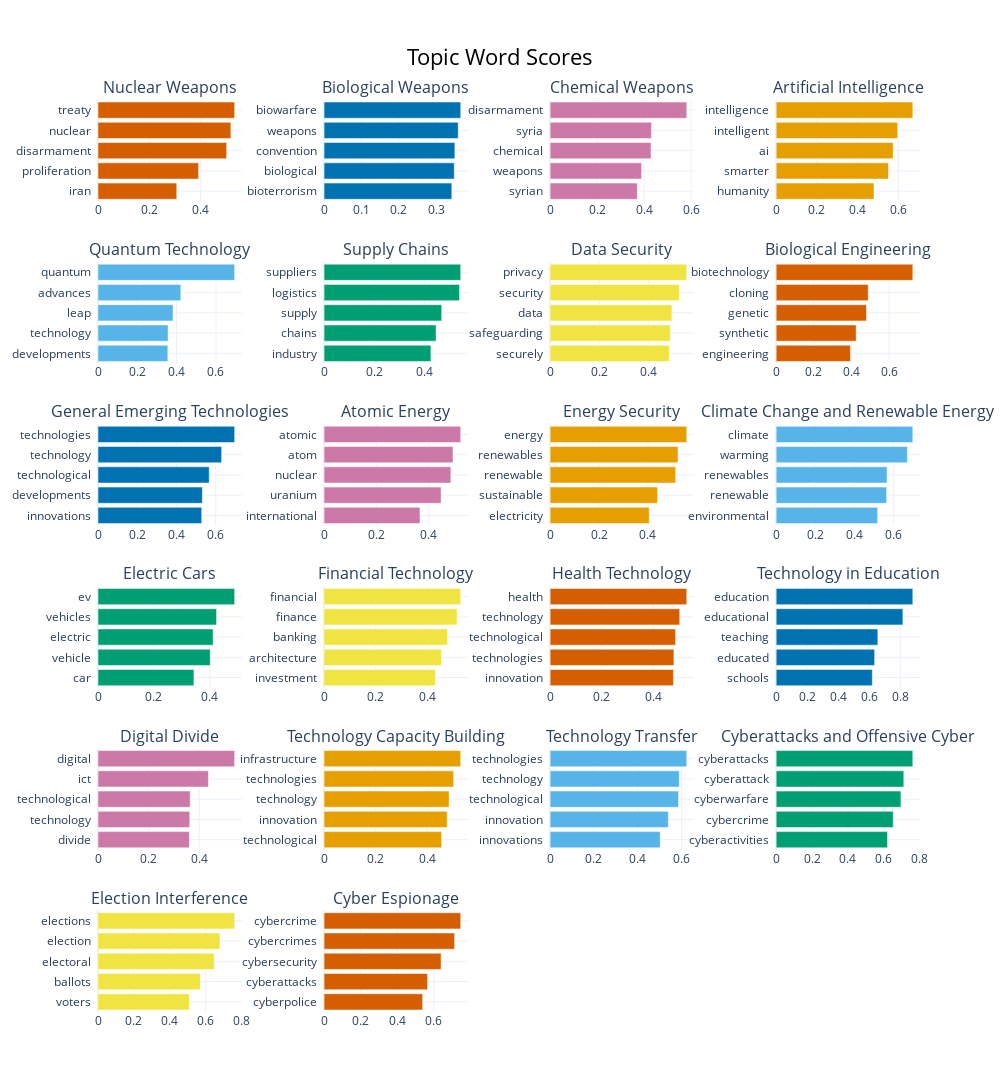

The notebook cell this image was saved under:
### Markdown cell above
## Barchart - showing if topics seem correct

### Code cell
topic_model.visualize_barchart(topics=zeroshot_topic_ids, custom_labels = True )

### Figure 1 — Plotly figure (JSON) as saved in the notebook; plotly's stock layout.template omitted (floating-point values rounded to 4 significant figures)
{"data": [{"marker": {"color": "#D55E00"}, "orientation": "h", "type": "bar", "x": [0.3067, 0.3917, 0.5011, 0.5174, 0.5322], "xaxis": "x", "y": ["iran  ", "proliferation  ", "disarmament  ", "nuclear  ", "treaty  "], "yaxis": "y"}, {"marker": {"color": "#0072B2"}, "orientation": "h", "type": "bar", "x": [0.3423, 0.3489, 0.3504, 0.3593, 0.3661], "xaxis": "x2", "y": ["bioterrorism  ", "biological  ", "convention  ", "weapons  ", "biowarfare  "], "yaxis": "y2"}, {"marker": {"color": "#CC79A7"}, "orientation": "h", "type": "bar", "x": [0.3709, 0.389, 0.4293, 0.4311, 0.5813], "xaxis": "x3", "y": ["syrian  ", "weapons  ", "chemical  ", "syria  ", "disarmament  "], "yaxis": "y3"}, {"marker": {"color": "#E69F00"}, "orientation": "h", "type": "bar", "x": [0.4805, 0.5516, 0.5746, 0.5969, 0.6713], "xaxis": "x4", "y": ["humanity  ", "smarter  ", "ai  ", "intelligent  ", "intelligence  "], "yaxis": "y4"}, {"marker": {"color": "#56B4E9"}, "orientation": "h", "type": "bar", "x": [0.3553, 0.3566, 0.3814, 0.4212, 0.6952], "xaxis": "x5", "y": ["developments  ", "technology  ", "leap  ", "advances  ", "quantum  "], "yaxis": "y5"}, {"marker": {"color": "#009E73"}, "orientation": "h", "type": "bar", "x": [0.4259, 0.4464, 0.4688, 0.5398, 0.5446], "xaxis": "x6", "y": ["industry  ", "chains  ", "supply  ", "logistics  ", "suppliers  "], "yaxis": "y6"}, {"marker": {"color": "#F0E442"}, "orientation": "h", "type": "bar", "x": [0.4834, 0.4873, 0.4938, 0.5236, 0.5542], "xaxis": "x7", "y": ["securely  ", "safeguarding  ", "data  ", "security  ", "privacy  "], "yaxis": "y7"}, {"marker": {"color": "#D55E00"}, "orientation": "h", "type": "bar", "x": [0.3946, 0.425, 0.4794, 0.4888, 0.7256], "xaxis": "x8", "y": ["engineering  ", "synthetic  ", "genetic  ", "cloning  ", "biotechnology  "], "yaxis": "y8"}, {"marker": {"color": "#0072B2"}, "orientation": "h", "type": "bar", "x": [0.5286, 0.532, 0.5669, 0.6302, 0.6966], "xaxis": "x9", "y": ["innovations  ", "developments  ", "technological  ", "technology  ", "technologies  "], "yaxis": "y9"}, {"marker": {"color": "#CC79A7"}, "orientation": "h", "type": "bar", "x": [0.3661, 0.4466, 0.4839, 0.492, 0.5214], "xaxis": "x10", "y": ["international  ", "uranium  ", "nuclear  ", "atom  ", "atomic  "], "yaxis": "y10"}, {"marker": {"color": "#E69F00"}, "orientation": "h", "type": "bar", "x": [0.405, 0.4392, 0.5134, 0.5229, 0.5586], "xaxis": "x11", "y": ["electricity  ", "sustainable  ", "renewable  ", "renewables  ", "energy  "], "yaxis": "y11"}, {"marker": {"color": "#56B4E9"}, "orientation": "h", "type": "bar", "x": [0.5198, 0.5656, 0.568, 0.6718, 0.6997], "xaxis": "x12", "y": ["environmental  ", "renewable  ", "renewables  ", "warming  ", "climate  "], "yaxis": "y12"}, {"marker": {"color": "#009E73"}, "orientation": "h", "type": "bar", "x": [0.3432, 0.4016, 0.4119, 0.4242, 0.489], "xaxis": "x13", "y": ["car  ", "vehicle  ", "electric  ", "vehicles  ", "ev  "], "yaxis": "y13"}, {"marker": {"color": "#F0E442"}, "orientation": "h", "type": "bar", "x": [0.4306, 0.4541, 0.4778, 0.5145, 0.5287], "xaxis": "x14", "y": ["investment  ", "architecture  ", "banking  ", "finance  ", "financial  "], "yaxis": "y14"}, {"marker": {"color": "#D55E00"}, "orientation": "h", "type": "bar", "x": [0.478, 0.4799, 0.4863, 0.5024, 0.5298], "xaxis": "x15", "y": ["innovation  ", "technologies  ", "technological  ", "technology  ", "health  "], "yaxis": "y15"}, {"marker": {"color": "#0072B2"}, "orientation": "h", "type": "bar", "x": [0.6198, 0.6347, 0.6555, 0.817, 0.881], "xaxis": "x16", "y": ["schools  ", "educated  ", "teaching  ", "educational  ", "education  "], "yaxis": "y16"}, {"marker": {"color": "#CC79A7"}, "orientation": "h", "type": "bar", "x": [0.3609, 0.3623, 0.3641, 0.4362, 0.5398], "xaxis": "x17", "y": ["divide  ", "technology  ", "technological  ", "ict  ", "digital  "], "yaxis": "y17"}, {"marker": {"color": "#E69F00"}, "orientation": "h", "type": "bar", "x": [0.4554, 0.4768, 0.4842, 0.5019, 0.5293], "xaxis": "x18", "y": ["technological  ", "innovation  ", "technology  ", "technologies  ", "infrastructure  "], "yaxis": "y18"}, {"marker": {"color": "#56B4E9"}, "orientation": "h", "type": "bar", "x": [0.5025, 0.5394, 0.5861, 0.5893, 0.6235], "xaxis": "x19", "y": ["innovations  ", "innovation  ", "technological  ", "technology  ", "technologies  "], "yaxis": "y19"}, {"marker": {"color": "#009E73"}, "orientation": "h", "type": "bar", "x": [0.6198, 0.652, 0.6947, 0.7108, 0.7609], "xaxis": "x20", "y": ["cyberactivities  ", "cybercrime  ", "cyberwarfare  ", "cyberattack  ", "cyberattacks  "], "yaxis": "y20"}, {"marker": {"color": "#F0E442"}, "orientation": "h", "type": "bar", "x": [0.5083, 0.5699, 0.6473, 0.679, 0.7607], "xaxis": "x21", "y": ["voters  ", "ballots  ", "electoral  ", "election  ", "elections  "], "yaxis": "y21"}, {"marker": {"color": "#D55E00"}, "orientation": "h", "type": "bar", "x": [0.5386, 0.5651, 0.6389, 0.713, 0.7463], "xaxis": "x22", "y": ["cyberpolice  ", "cyberattacks  ", "cybersecurity  ", "cybercrimes  ", "cybercrime  "], "yaxis": "y22"}], "layout": {"annotations": [{"font": {"size": 16}, "showarrow": false, "text": "Nuclear Weapons", "x": 0.0875, "xanchor": "center", "xref": "paper", "y": 1, "yanchor": "bottom", "yref": "paper"}, {"font": {"size": 16}, "showarrow": false, "text": "Biological Weapons", "x": 0.3625, "xanchor": "center", "xref": "paper", "y": 1, "yanchor": "bottom", "yref": "paper"}, {"font": {"size": 16}, "showarrow": false, "text": "Chemical Weapons", "x": 0.6375, "xanchor": "center", "xref": "paper", "y": 1, "yanchor": "bottom", "yref": "paper"}, {"font": {"size": 16}, "showarrow": false, "text": "Artificial Intelligence", "x": 0.9125, "xanchor": "center", "xref": "paper", "y": 1, "yanchor": "bottom", "yref": "paper"}, {"font": {"size": 16}, "showarrow": false, "text": "Quantum Technology", "x": 0.0875, "xanchor": "center", "xref": "paper", "y": 0.8222, "yanchor": "bottom", "yref": "paper"}, {"font": {"size": 16}, "showarrow": false, "text": "Supply Chains", "x": 0.3625, "xanchor": "center", "xref": "paper", "y": 0.8222, "yanchor": "bottom", "yref": "paper"}, {"font": {"size": 16}, "showarrow": false, "text": "Data Security", "x": 0.6375, "xanchor": "center", "xref": "paper", "y": 0.8222, "yanchor": "bottom", "yref": "paper"}, {"font": {"size": 16}, "showarrow": false, "text": "Biological Engineering", "x": 0.9125, "xanchor": "center", "xref": "paper", "y": 0.8222, "yanchor": "bottom", "yref": "paper"}, {"font": {"size": 16}, "showarrow": false, "text": "General Emerging Technologies", "x": 0.0875, "xanchor": "center", "xref": "paper", "y": 0.6444, "yanchor": "bottom", "yref": "paper"}, {"font": {"size": 16}, "showarrow": false, "text": "Atomic Energy", "x": 0.3625, "xanchor": "center", "xref": "paper", "y": 0.6444, "yanchor": "bottom", "yref": "paper"}, {"font": {"size": 16}, "showarrow": false, "text": "Energy Security", "x": 0.6375, "xanchor": "center", "xref": "paper", "y": 0.6444, "yanchor": "bottom", "yref": "paper"}, {"font": {"size": 16}, "showarrow": false, "text": "Climate Change and Renewable Energy", "x": 0.9125, "xanchor": "center", "xref": "paper", "y": 0.6444, "yanchor": "bottom", "yref": "paper"}, {"font": {"size": 16}, "showarrow": false, "text": "Electric Cars", "x": 0.0875, "xanchor": "center", "xref": "paper", "y": 0.4667, "yanchor": "bottom", "yref": "paper"}, {"font": {"size": 16}, "showarrow": false, "text": "Financial Technology", "x": 0.3625, "xanchor": "center", "xref": "paper", "y": 0.4667, "yanchor": "bottom", "yref": "paper"}, {"font": {"size": 16}, "showarrow": false, "text": "Health Technology", "x": 0.6375, "xanchor": "center", "xref": "paper", "y": 0.4667, "yanchor": "bottom", "yref": "paper"}, {"font": {"size": 16}, "showarrow": false, "text": "Technology in Education", "x": 0.9125, "xanchor": "center", "xref": "paper", "y": 0.4667, "yanchor": "bottom", "yref": "paper"}, {"font": {"size": 16}, "showarrow": false, "text": "Digital Divide", "x": 0.0875, "xanchor": "center", "xref": "paper", "y": 0.2889, "yanchor": "bottom", "yref": "paper"}, {"font": {"size": 16}, "showarrow": false, "text": "Technology Capacity Building", "x": 0.3625, "xanchor": "center", "xref": "paper", "y": 0.2889, "yanchor": "bottom", "yref": "paper"}, {"font": {"size": 16}, "showarrow": false, "text": "Technology Transfer", "x": 0.6375, "xanchor": "center", "xref": "paper", "y": 0.2889, "yanchor": "bottom", "yref": "paper"}, {"font": {"size": 16}, "showarrow": false, "text": "Cyberattacks and Offensive Cyber", "x": 0.9125, "xanchor": "center", "xref": "paper", "y": 0.2889, "yanchor": "bottom", "yref": "paper"}, {"font": {"size": 16}, "showarrow": false, "text": "Election Interference", "x": 0.0875, "xanchor": "center", "xref": "paper", "y": 0.1111, "yanchor": "bottom", "yref": "paper"}, {"font": {"size": 16}, "showarrow": false, "text": "Cyber Espionage", "x": 0.3625, "xanchor": "center", "xref": "paper", "y": 0.1111, "yanchor": "bottom", "yref": "paper"}], "height": 1500, "hoverlabel": {"bgcolor": "white", "font": {"family": "Rockwell", "size": 16}}, "showlegend": false, "title": {"font": {"color": "Black", "size": 22}, "text": "Topic Word Scores", "x": 0.5, "xanchor": "center", "yanchor": "top"}, "width": 1000, "xaxis": {"anchor": "y", "domain": [0, 0.175], "showgrid": true}, "xaxis10": {"anchor": "y10", "domain": [0.275, 0.45], "showgrid": true}, "xaxis11": {"anchor": "y11", "domain": [0.55, 0.725], "showgrid": true}, "xaxis12": {"anchor": "y12", "domain": [0.825, 1], "showgrid": true}, "xaxis13": {"anchor": "y13", "domain": [0, 0.175], "showgrid": true}, "xaxis14": {"anchor": "y14", "domain": [0.275, 0.45], "showgrid": true}, "xaxis15": {"anchor": "y15", "domain": [0.55, 0.725], "showgrid": true}, "xaxis16": {"anchor": "y16", "domain": [0.825, 1], "showgrid": true}, "xaxis17": {"anchor": "y17", "domain": [0, 0.175], "showgrid": true}, "xaxis18": {"anchor": "y18", "domain": [0.275, 0.45], "showgrid": true}, "xaxis19": {"anchor": "y19", "domain": [0.55, 0.725], "showgrid": true}, "xaxis2": {"anchor": "y2", "domain": [0.275, 0.45], "showgrid": true}, "xaxis20": {"anchor": "y20", "domain": [0.825, 1], "showgrid": true}, "xaxis21": {"anchor": "y21", "domain": [0, 0.175], "showgrid": true}, "xaxis22": {"anchor": "y22", "domain": [0.275, 0.45], "showgrid": true}, "xaxis23": {"anchor": "y23", "domain": [0.55, 0.725], "showgrid": true}, "xaxis24": {"anchor": "y24", "domain": [0.825, 1], "showgrid": true}, "xaxis3": {"anchor": "y3", "domain": [0.55, 0.725], "showgrid": true}, "xaxis4": {"anchor": "y4", "domain": [0.825, 1], "showgrid": true}, "xaxis5": {"anchor": "y5", "domain": [0, 0.175], "showgrid": true}, "xaxis6": {"anchor": "y6", "domain": [0.275, 0.45], "showgrid": true}, "xaxis7": {"anchor": "y7", "domain": [0.55, 0.725], "showgrid": true}, "xaxis8": {"anchor": "y8", "domain": [0.825, 1], "showgrid": true}, "xaxis9": {"anchor": "y9", "domain": [0, 0.175], "showgrid": true}, "yaxis": {"anchor": "x", "domain": [0.8889, 1], "showgrid": true}, "yaxis10": {"anchor": "x10", "domain": [0.5333, 0.6444], "showgrid": true}, "yaxis11": {"anchor": "x11", "domain": [0.5333, 0.6444], "showgrid": true}, "yaxis12": {"anchor": "x12", "domain": [0.5333, 0.6444], "showgrid": true}, "yaxis13": {"anchor": "x13", "domain": [0.3556, 0.4667], "showgrid": true}, "yaxis14": {"anchor": "x14", "domain": [0.3556, 0.4667], "showgrid": true}, "yaxis15": {"anchor": "x15", "domain": [0.3556, 0.4667], "showgrid": true}, "yaxis16": {"anchor": "x16", "domain": [0.3556, 0.4667], "showgrid": true}, "yaxis17": {"anchor": "x17", "domain": [0.1778, 0.2889], "showgrid": true}, "yaxis18": {"anchor": "x18", "domain": [0.1778, 0.2889], "showgrid": true}, "yaxis19": {"anchor": "x19", "domain": [0.1778, 0.2889], "showgrid": true}, "yaxis2": {"anchor": "x2", "domain": [0.8889, 1], "showgrid": true}, "yaxis20": {"anchor": "x20", "domain": [0.1778, 0.2889], "showgrid": true}, "yaxis21": {"anchor": "x21", "domain": [0, 0.1111], "showgrid": true}, "yaxis22": {"anchor": "x22", "domain": [0, 0.1111], "showgrid": true}, "yaxis23": {"anchor": "x23", "domain": [0, 0.1111], "showgrid": true}, "yaxis24": {"anchor": "x24", "domain": [0, 0.1111], "showgrid": true}, "yaxis3": {"anchor": "x3", "domain": [0.8889, 1], "showgrid": true}, "yaxis4": {"anchor": "x4", "domain": [0.8889, 1], "showgrid": true}, "yaxis5": {"anchor": "x5", "domain": [0.7111, 0.8222], "showgrid": true}, "yaxis6": {"anchor": "x6", "domain": [0.7111, 0.8222], "showgrid": true}, "yaxis7": {"anchor": "x7", "domain": [0.7111, 0.8222], "showgrid": true}, "yaxis8": {"anchor": "x8", "domain": [0.7111, 0.8222], "showgrid": true}, "yaxis9": {"anchor": "x9", "domain": [0.5333, 0.6444], "showgrid": true}}}
